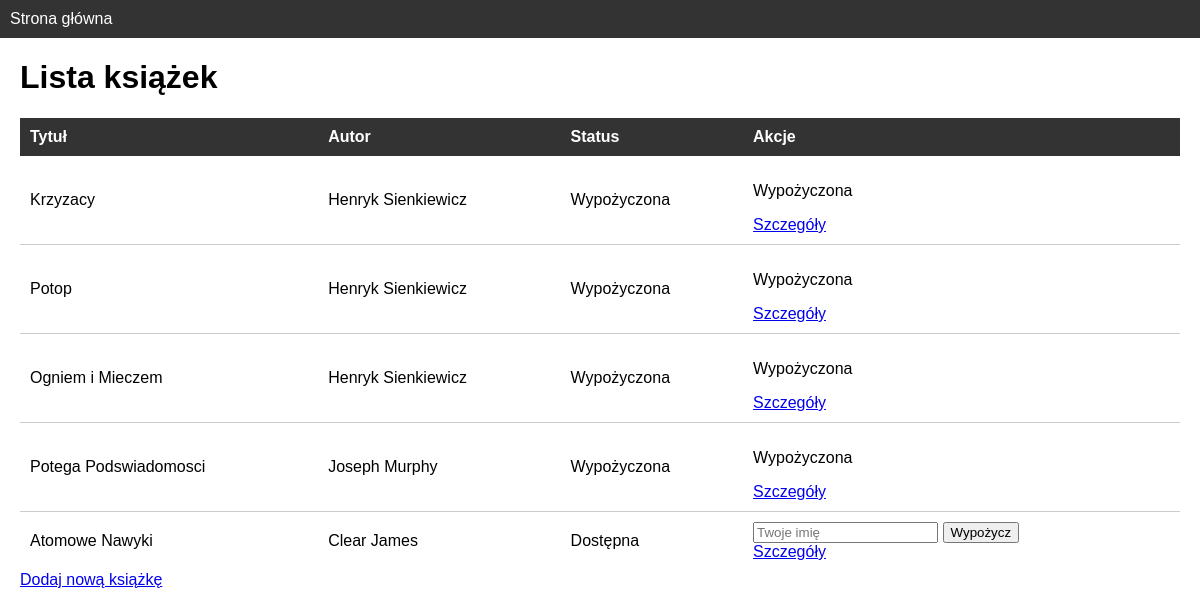
The page / on the database its author committed.
### app/models.py (models this page shows, shortened)
class Book(db.Model):
    id = db.Column(db.Integer, primary_key=True)
    title = db.Column(db.String(100), nullable=False)
    author_id = db.Column(db.Integer, db.ForeignKey('author.id'), nullable=False)
    borrowed = db.Column(db.Boolean, default=False)
    returned = db.Column(db.Boolean, default=False)
    borrow_details = db.relationship('BorrowDetails', backref='book', uselist=False)

class Author(db.Model):
    id = db.Column(db.Integer, primary_key=True)
    name = db.Column(db.String(100), nullable=False)
    books = db.relationship('Book', backref='author', lazy=True)

### app/routes.py (the view, shortened to what this page needs)
@app.route('/', methods=['GET', 'POST'])
def index():
    books = Book.query.all()
    return render_template('index.html', books=books)

### app/templates/index.html (shortened to what this page needs)
{% extends 'base.html' %}
{% block content %}
<h1>Lista książek</h1>
<table>
    <thead>
        <tr>
            <th>Tytuł</th>
            <th>Autor</th>
            <th>Status</th>
            <th>Akcje</th>
        </tr>
    </thead>
    <tbody>
        {% for book in books %}
        <tr>
            <td>{{ book.title }}</td>
            <td>{{ book.author.name }}</td>
            <td>{% if not book.borrowed %}Dostępna{% else %}Wypożyczona{% endif %}</td>
            <td>
                {% if not book.borrowed %}
                <form method="POST" action="/">
                    <input type="text" name="borrower_name" placeholder="Twoje imię" required>
                    <input type="submit" value="Wypożycz">
                </form>
                {% else %}
                <p>Wypożyczona</p>
                {% endif %}
                <a href="{{ url_for('book_details', book_id=book.id) }}">Szczegóły</a>
            </td>
        </tr>
        {% endfor %}
    </tbody>
</table>
<a href="{{ url_for('add_book') }}">Dodaj nową książkę</a>
{% endblock %}

### app/templates/base.html (shortened to what this page needs)
<!DOCTYPE html>
<html>
<head>
    <link rel="stylesheet" type="text/css" href="{{ url_for('static', filename='style.css') }}">
</head>
<body>
<header>
    <nav>
        <a href="{{ url_for('index') }}">Strona główna</a>
    </nav>
</header>
<div class="content">
    {% block content %}
    {% endblock %}
</div>
</body>
</html>

### app/static/style.css (style rules this page uses)
body { margin: 0; padding: 0; font-family: Arial, sans-serif; }
header { background-color: #333; color: #fff; padding: 10px; }
nav a { color: #fff; text-decoration: none; margin-right: 10px; }
.content { margin: 20px; }
table { width: 100%; border-collapse: collapse; }
table th, table td { padding: 10px; text-align: left; }
table th { background-color: #333; color: #fff; }
table td { border-bottom: 1px solid #ccc; }
table tr:last-child td { border-bottom: none; }

### rows shown on the page
Book: title "Krzyzacy", author.name "Henryk Sienkiewicz", borrowed "Wypożyczona"
Book: title "Potop", author.name "Henryk Sienkiewicz", borrowed "Wypożyczona"
Book: title "Ogniem i Mieczem", author.name "Henryk Sienkiewicz", borrowed "Wypożyczona"
Book: title "Potega Podswiadomosci", author.name "Joseph Murphy", borrowed "Wypożyczona"
Book: title "Atomowe Nawyki", author.name "Clear James", borrowed "Dostępna"
